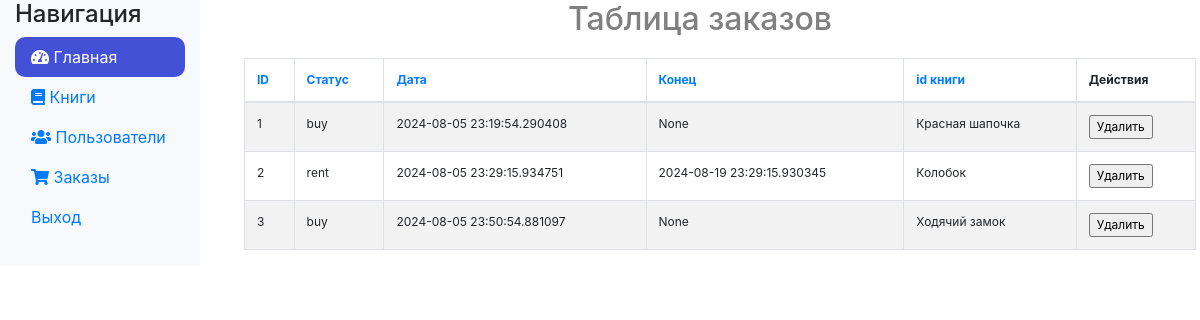
The page /admin/orders (signed in) on the database as committed earlier.
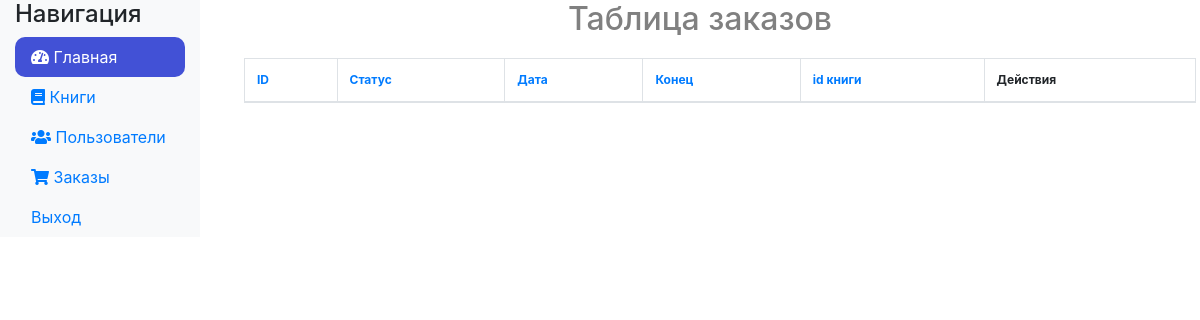
The same page on the database as committed later.
### app/models.py (models this page shows)
class Order(db.Model):
    __tablename__ = 'orders'
    id = db.Column(db.Integer, primary_key=True)
    status = db.Column(db.String(10))
    start_rent = db.Column(db.DateTime(), default=datetime.utcnow)
    end_rent = db.Column(db.DateTime(), default=None)
    user_id = db.Column(db.Integer, ForeignKey('users.id'))  # многие к одному к User
    book = relationship("Book", uselist=False)  # один к одному к Book

class Book(db.Model):
    __tablename__ = 'books'
    id = db.Column(db.Integer, primary_key=True)
    name = db.Column(db.String(50), nullable=False)
    price = db.Column(db.Integer, nullable=False)
    category = db.Column(db.String(50), nullable=False)
    author = db.Column(db.String(50))
    year = db.Column(db.Integer)
    image_link = db.Column(db.String(200))
    filename = db.Column(db.String(30))
    order = db.Column(db.Integer, ForeignKey('orders.id'))  # один к одному к Order
    def __repr__(self):
        return self.name

### app/admin/routes.py (the view)
@bp.route('/orders')
def orders():
    if not session.get('admin_logged_in'):
        return redirect(url_for('admin.login'))
    form = EmptyForm()
    sort_by = request.args.get('sort', 'id')  # Получение параметра сортировки из URL
    if sort_by not in ['id', 'status', 'start_rent', 'end_rent', 'user_id', 'book']:
        sort_by = 'id'
    orders_list = Order.query.order_by(getattr(Order, sort_by)).all()  # Сортировка по выбранному полю
    return render_template('admin/orders.html', orders=orders_list, form=form)

### app/admin/forms.py
class EmptyForm(FlaskForm):
    submit = SubmitField('Подтвердить')

### app/templates/admin/orders.html
{% extends 'admin/base.html' %}
{% block tableName %}Таблица заказов{% endblock %}
{% block content %}
<table class="table table-striped table-bordered">
    <thead>
    <tr>
        <th scope="col"><a href="{{ url_for('admin.orders', sort='id') }}">ID</a></th>
        <th scope="col"><a href="{{ url_for('admin.orders', sort='status') }}">Статус</a></th>
        <th scope="col"><a href="{{ url_for('admin.orders', sort='start_rent') }}">Дата</a></th>
        <th scope="col"><a href="{{ url_for('admin.orders', sort='end_rent') }}">Конец</a></th>
        <th scope="col"><a href="{{ url_for('admin.orders', sort='book') }}">id книги</a>
        </th>
        <th scope="col">Действия</th>
    </tr>
    </thead>
    <tbody>
    {% for order in orders %}
    <tr>
        <td>{{ order.id }}</td>
        <td>{{ order.status }}</td>
        <td>{{ order.start_rent }}</td>
        <td>{{ order.end_rent }}</td>
        <td>{{ order.book }}
        </td>
        <td>
            <div class="btn-group btn-group-sm" role="group" aria-label="First group">
                <form action="{{ url_for('admin.delete', object='order', id_object=order.id) }}">
                    {{ form.submit(value='Удалить') }}
                </form>
            </div>
        </td>
    </tr>
    {% endfor %}
    </tbody>
</table>
{% endblock %}

### app/templates/admin/base.html (shortened to what this page needs)
<!DOCTYPE html>
<html lang="ru">
<head>
    <link rel="stylesheet" href="https://stackpath.bootstrapcdn.com/bootstrap/4.5.2/css/bootstrap.min.css">
    <link rel="stylesheet" href="https://cdnjs.cloudflare.com/ajax/libs/font-awesome/5.15.4/css/all.min.css">
    <link rel="stylesheet" href="{{ url_for('static', filename='styles.css') }}">
</head>
<body>
<div class="container-fluid">
    <div class="row">
        <nav class="col-md-2 d-none d-md-block bg-light sidebar">
            <div class="sidebar-sticky">
                <h4 class="sidebar-heading">Навигация</h4>
                <ul class="nav flex-column">
                    <li class="nav-item">
                        <a class="nav-link active" href="{{ url_for('admin.index') }}"
                           style="background: #4251d6; border-radius: 10px; color: white;">
                            <i class="fas fa-tachometer-alt"></i>
                            Главная
                        </a>
                    </li>
                    <li class="nav-item">
                        <a class="nav-link" href="{{ url_for('admin.books') }}">
                            <i class="fas fa-book"></i>
                            Книги
                        </a>
                    </li>
                    <li class="nav-item">
                        <a class="nav-link" href="{{ url_for('admin.users') }}">
                            <i class="fas fa-users"></i>
                            Пользователи
                        </a>
                    </li>
                    <li class="nav-item">
                        <a class="nav-link" href="{{ url_for('admin.orders') }}">
                            <i class="fas fa-shopping-cart"></i>
                            Заказы
                        </a>
                    </li>
                    <li class="nav-item">
                        <a class="nav-link" href="{{ url_for('admin.logout') }}">
                            Выход
                        </a>
                    </li>
                </ul>
            </div>
        </nav>
        <main role="main" class="col-md-9 ml-sm-auto col-lg-10 px-4">
            <h2 class="text-center" style="color: gray">{% block tableName %}{% endblock %}</h2>
            {% block content %}
            {% endblock %}
        </main>
    </div>
</div>
</body>
</html>

### app/static/styles.css (style rules this page uses)
table { border-collapse: collapse; margin: 20px; border-radius: 20px; font-size: 12px }
th, td { border: 1px solid #000; max-width: 250px; height: 20px; position: relative; overflow: hidden; white-space: nowrap; }

Rows that differ between the two databases and show on the page:
removed Order: id "1", status "buy", start_rent "2024-08-05 23:19:54.290408", end_rent "None", book "Красная шапочка"
removed Order: id "2", status "rent", start_rent "2024-08-05 23:29:15.934751", end_rent "2024-08-19 23:29:15.930345", book "Колобок"
removed Order: id "3", status "buy", start_rent "2024-08-05 23:50:54.881097", end_rent "None", book "Ходячий замок"
